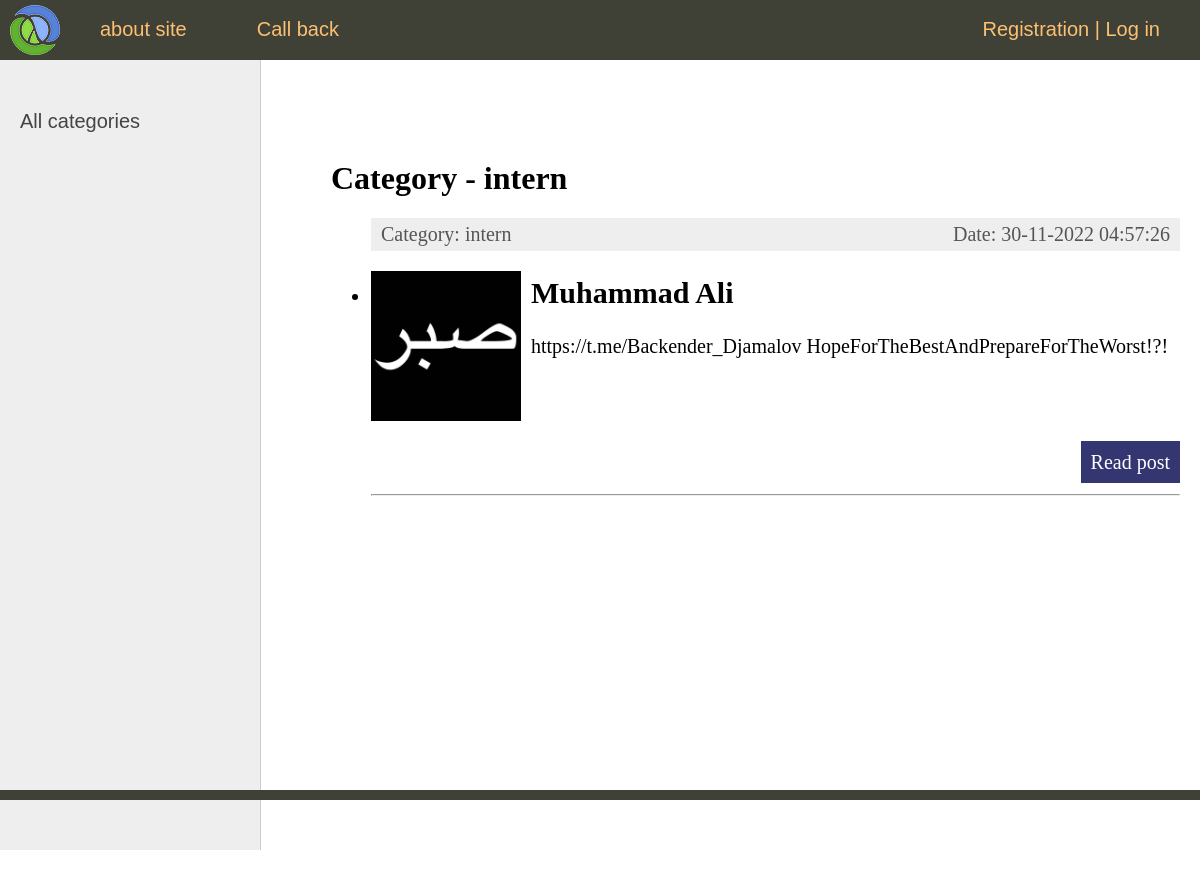
The page /category/intern/ on the database as committed earlier.
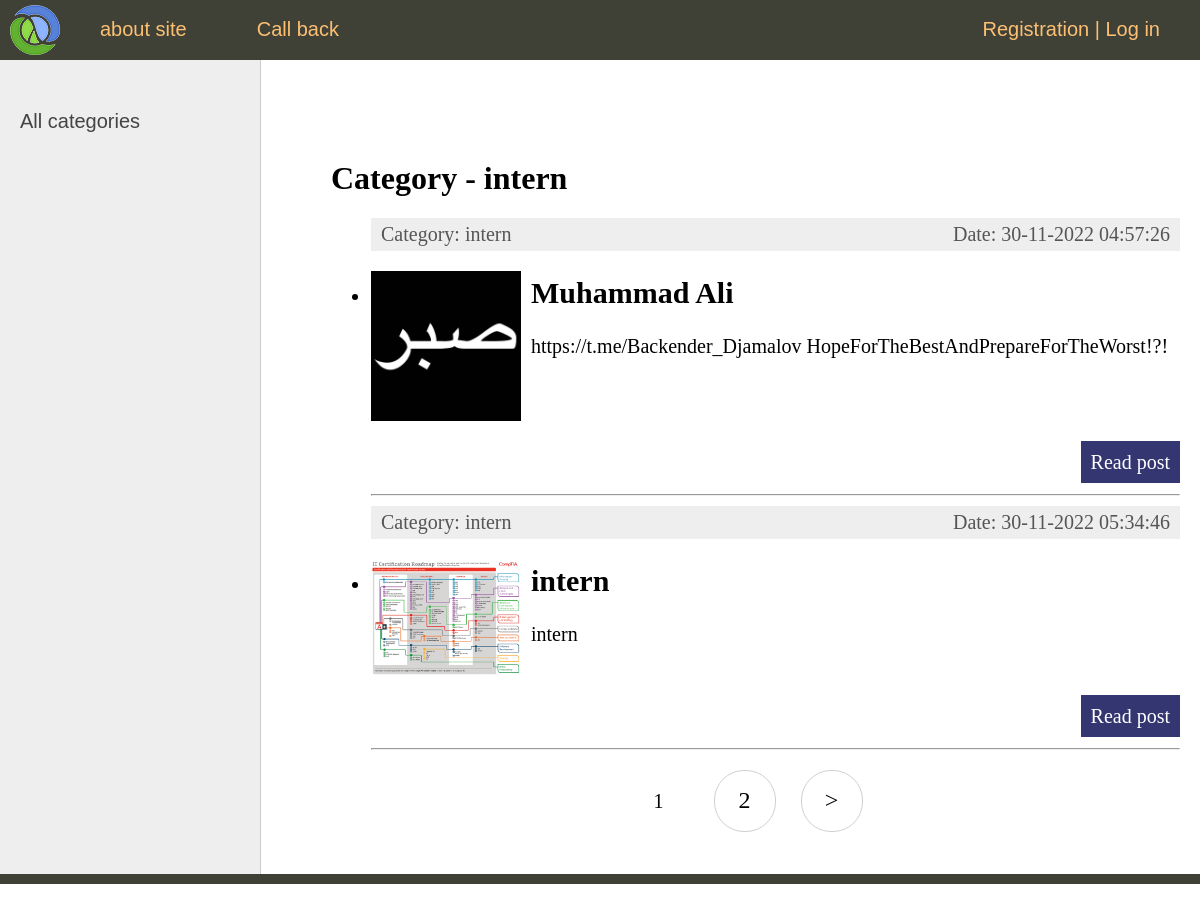
The same page on the database as committed later.
### ProgrammingCategory/models.py (models this page shows, shortened)
class Developer(models.Model):
  title = models.CharField(max_length=255)
  slug = models.SlugField(max_length=255, unique=True, db_index=True, verbose_name="URL")
  content = models.TextField(blank=True)
  photo = models.ImageField(upload_to="photos/%Y/%m/%d/")
  time_create = models.DateTimeField(auto_now_add=True)
  time_update = models.DateTimeField(auto_now=True)
  is_published = models.BooleanField(default=True)
  cat = models.ForeignKey('Category', on_delete=models.PROTECT)
  def get_absolute_url(self):
    return reverse('post', kwargs={"post_slug": self.slug})
  class Meta:
    verbose_name = 'Programmers'
    verbose_name_plural = 'Programmers'
    ordering = ['id']

class Category(models.Model):
  name = models.CharField(max_length=100, db_index=True, verbose_name="Category")
  slug = models.SlugField(max_length=255, unique=True, db_index=True, verbose_name="URL")
  def __str__(self):
    return self.name
  class Meta:
    verbose_name_plural = 'Categories'
    ordering = ['id']

### api/ProgrammingCategory/views.py (the view)
# urls.py: path('category/<slug:cat_slug>/', DeveloperCategory.as_view(), name='category'),
class DeveloperCategory(DataMixin, ListView):
  model = Developer
  template_name = 'ProgrammingCategory/index.html'
  context_object_name = 'posts'
  allow_empty = False
  def get_queryset(self):
    return Developer.objects.filter(cat__slug=self.kwargs['cat_slug'], is_published=True).select_related('cat')
  def get_context_data(self, *, object_list=None, **kwargs):
    context = super().get_context_data(**kwargs)
    c = Category.objects.get(slug=self.kwargs['cat_slug'])
    c_def = self.get_user_context(title='Category - ' + str(c.name),
      cat_selected=c.pk)
    return dict(list(context.items()) + list(c_def.items()))

### ProgrammingCategory/utils.py (called while the page is built)
  def get_user_context(self, **kwargs):
    context = kwargs
    cats = cache.get('cats')
    if not cats:
      cats = Category.objects.annotate(Count('developer'))
      cache.set('cats', cats, 60)
    user_menu = menu.copy()
    if not self.request.user.is_authenticated:
      user_menu.pop(1)
    context['menu'] = user_menu
    context['cats'] = cats
    if 'cat_selected' not in context:
      context['cat_selected'] = 0
    return context

### ProgrammingCategory/templates/ProgrammingCategory/index.html (shortened to what this page needs)
{% extends 'ProgrammingCategory/base.html' %}
{% block content %}
  <h1>{{ title }}</h1>
  <ul class="list-arcitcles">
    {% for p in posts %}
      <li>
        <div class="article-panel">
          <p class="first">Category: {{ p.cat }}</p>
          <p class="last">Date: {{ p.time_update|date:"d-m-Y H:i:s" }}</p>
        </div>
        {% if p.photo %}
          <p><img class="img-article-left thumb" src="{{ p.photo.url }}"></p>
        {% endif %}
        <h2>{{ p.title }}</h2>
        <p>{{ p.content|linebreaks|truncatewords:50 }}</p>
        <p class="link-read-post"><a href="{{ p.get_absolute_url }}">Read post</a></p>
        <hr>
      </li>
    {% endfor %}
  </ul>
{% endblock content %}

### ProgrammingCategory/templates/ProgrammingCategory/base.html (shortened to what this page needs)
{% load static %}
{% load programming_tags %}
<!DOCTYPE html>
<html>
  <head>
    <link type="text/css" href="{% static 'ProgrammingCategory/css/styles.css' %}" rel="stylesheet" />
  </head>
  <body>
    <table class="table-page" border=0 cellpadding="0" cellspacing="0">
      <tr>
        <td valign=top>
          {% block mainmenu %}
            <div class="header">
              <ul id="mainmenu" class="mainmenu">
              <li class="logo"><a href="{% url 'home' %}"><div class="logo"></div></a></li>
              {% for m in menu %}
                <li><a href="{% url m.url_name %}">{{ m.title }}</a></li>
              {% endfor %}
                {% if request.user.is_authenticated %}
                  <li class="last">{{ user.username }} | <a href="{% url 'logout' %}">Log out</a></li>
                {% else %}
                  <li class="last"><a href="{% url 'register' %}">Registration </a> | <a href="{% url 'login' %}">Log in</a></li>
                {% endif %}
              </ul>
            </div>
          {% endblock mainmenu %}
          <table class="table-content" border=0 cellpadding="0" cellspacing="0">
            <tr>
              <td valign="top" class="left-chapters">
                <ul id="leftchapters">
                  {% if cat_selected == 0 %}
                    <li class="selected">All categories</li>
                  {% else %}
                    <li><a href="#">All categories</a></li>
                  {% endif %}
                </ul>
              </td>
              <td valign="top" class="content">
                <div class="content-text">
                  {% block content %}
                  {% endblock content %}
                  {% if page_obj.has_other_pages %}
                    <nav class="list-pages">
                      <ul>
                        {% for p in paginator.page_range %}
                          {% if page_obj.number == p %}
                            <li class="page-num page-num-selected">{{ p }}</li>
                          {% elif p >= page_obj.number|add:-2 and p <= page_obj.number|add:2 %}
                            <li class="page-num"><a href="?page={{ p }}">{{ p }}</a></li>
                          {% endif %}
                        {% endfor %}
                        {% if page_obj.has_next %}
                          <li class="page-num"><a href="?page={{ page_obj.next_page_number }}">&gt;</a></li>
                        {% endif %}
                      </ul>
                    </nav>
                  {% endif %}
                </div>
              </td>
            </tr>
          </table>
        </td>
      </tr>
      <tr><td valign=top><div id="footer"></div></td></tr>
    </table>
  </body>
</html>

### ProgrammingCategory/static/ProgrammingCategory/css/styles.css (style rules this page uses)
html, body { font-family: 'Arial'; margin: 0; padding: 0; height: 100%; width: 100%; color: #444; }
a { color: #0059b2; text-decoration: none; }
img { max-width: 600px; height: auto; }
img.img-article-left { max-width: 300px; height: auto; float: left; padding: 0 10px 10px 0; }
img.img-article-left.thumb { max-width: 150px; height: auto; }
p.link-read-post { text-align: right; }
p.link-read-post a { padding: 10px; min-width: 100px; background: #333671; color: #fff; text-decoration: none; }
div.article-panel { background: #eee; padding: 5px 10px 5px 10px; box-sizing: border-box; overflow: hidden; color: #555; }
div.article-panel p.first { margin: 0; float: left; }
div.article-panel p.last { margin: 0; float: right; }
.table-page { width: 100%; height: 100%; vertical-align: top; }
.table-page tr { height: 100%; }
.header { background: #3F4137; height: 60px; }
.logo { background: url('../images/logo.png') no-repeat 10px 5px; width: 70px; height: 60px; }
ul.mainmenu { list-style: none; margin: 0; padding: 0; height: 60px; color: #fdc073; font-size: 20px; overflow: hidden; }
ul.mainmenu li { float: left; margin: 18px 40px 0 30px; }
ul.mainmenu li.logo { margin: 0; }
ul.mainmenu li.last { float: right; }
ul.mainmenu li a { color: #fdc073; text-decoration: none; }
.table-content { width: 100%; min-height: 100%; height: 100%; }
.left-chapters { margin: 0; background: #eee; border-right: 1px solid #ccc; min-height: 100%; }
.left-chapters ul { width: 230px; min-height: 100%; margin: 0; padding: 20px 10px 10px 20px; list-style: none; font-size: 20px; }
.left-chapters ul li { margin: 30px 0 0 0; color: #999; }
.left-chapters ul li a { color: #444; text-decoration: none; }
.content { padding: 40px 20px 20px 40px; width: 100%; box-sizing: border-box; }
.content-text { margin: 60px 0 0 30px; color: #000; font-size: 20px; font-family: Yandex Sans Display Light; }
.content-text h1 { font-size: 32px; }
#footer { box-sizing: border-box; background: #3F4137; padding: 5px; color: #aaa; font-size: 14px; font-family: Verdana, Geneva, Arial, Helvetica; text-align: left; overflow: hidden; }
.list-pages { text-align: center; margin: 0 0 20px 0; }
.list-pages ul { margin: 20px 0 0 0; padding: 0; list-style: none; }
.list-pages ul li { display: inline-block; margin: 0 20px 0 0; }
.list-pages a { color: #000; font-size: 24px; text-decoration: none; }
.list-pages .page-num, .page-num-selected { display: inline-block; width: 60px; height: 44px; padding: 16px 0 0 0; border: 1px solid #d0d0d0; border-radius: 30px; }
.list-pages .page-num-selected { border: none; color: #000; font-size: 20px; }

Rows that differ between the two databases and show on the page:
added Developer: cat "intern", time_update "30-11-2022 05:34:46", photo (picture), title "intern", content "intern"
Other text that changed with them:
new list line: "1"
new list line: "2"
